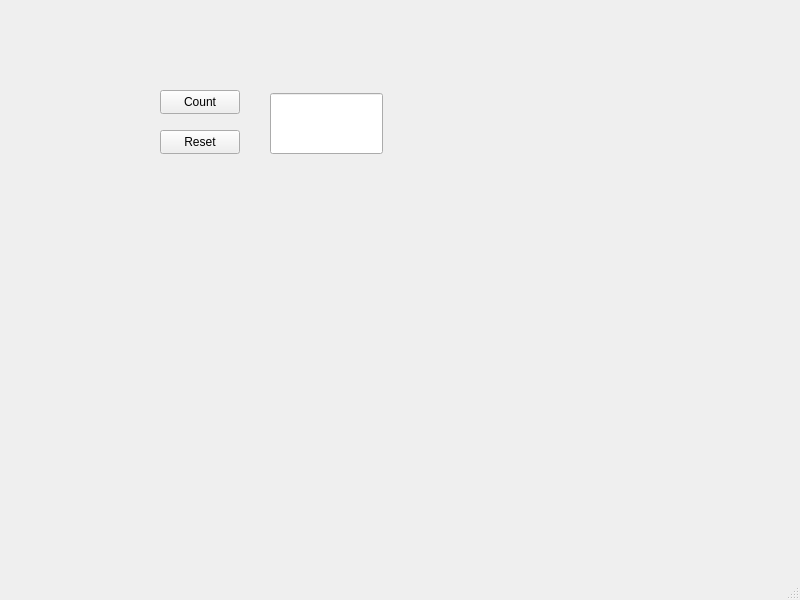
<?xml version="1.0" encoding="UTF-8"?>
<ui version="4.0">
 <class>MainWindow</class>
 <widget class="QMainWindow" name="MainWindow">
  <property name="geometry">
   <rect>
    <x>0</x>
    <y>0</y>
    <width>800</width>
    <height>600</height>
   </rect>
  </property>
  <property name="windowTitle">
   <string>MainWindow</string>
  </property>
  <widget class="QWidget" name="centralwidget">
   <widget class="QPushButton" name="Count">
    <property name="geometry">
     <rect>
      <x>160</x>
      <y>90</y>
      <width>80</width>
      <height>24</height>
     </rect>
    </property>
    <property name="text">
     <string>Count</string>
    </property>
   </widget>
   <widget class="QPushButton" name="Reset">
    <property name="geometry">
     <rect>
      <x>160</x>
      <y>130</y>
      <width>80</width>
      <height>24</height>
     </rect>
    </property>
    <property name="text">
     <string>Reset</string>
    </property>
   </widget>
   <widget class="QLineEdit" name="lineEdit">
    <property name="geometry">
     <rect>
      <x>270</x>
      <y>93</y>
      <width>113</width>
      <height>61</height>
     </rect>
    </property>
   </widget>
  </widget>
  <widget class="QMenuBar" name="menubar">
   <property name="geometry">
    <rect>
     <x>0</x>
     <y>0</y>
     <width>800</width>
     <height>21</height>
    </rect>
   </property>
  </widget>
  <widget class="QStatusBar" name="statusbar"/>
 </widget>
 <resources/>
 <connections/>
</ui>
